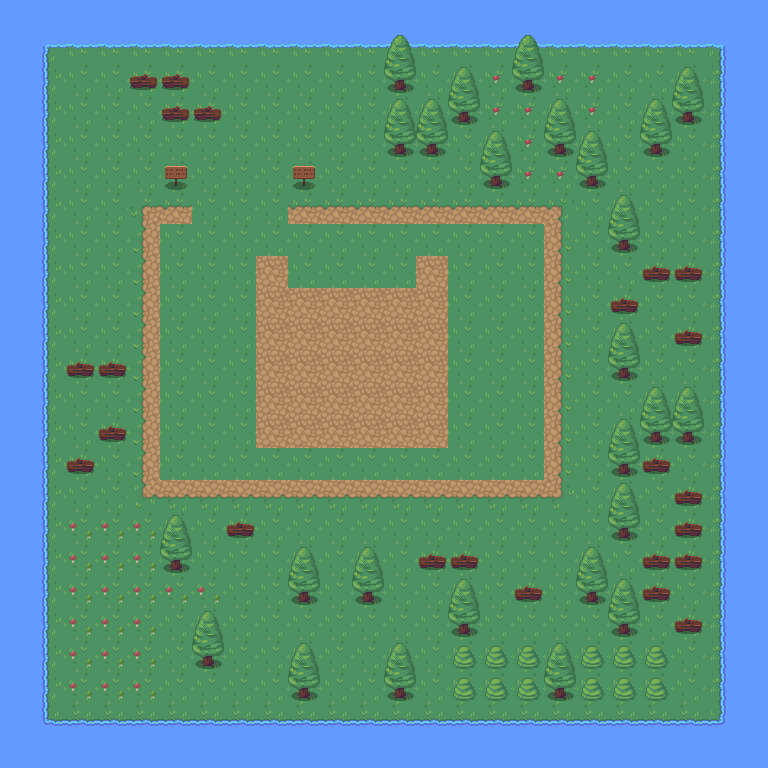

This game map was drawn from its Tiled (.tmx) file and the tilesets committed beside it. A one-line description and the full map source follow:
An orthogonal 24x24 tile map with 32x32 px tiles, 2 tile layers (Tile Layer 1, Tile Layer 2).

<map version="1.8" tiledversion="1.8.0" orientation="orthogonal" renderorder="right-down" width="24" height="24" tilewidth="32" tileheight="32" infinite="0" nextlayerid="4" nextobjectid="1">
 <tileset firstgid="1" source="Rpg Tile Set - Floor.tsx" />
 <layer id="1" name="Tile Layer 1" width="24" height="24">
  <data encoding="csv">
0,0,0,0,0,0,0,0,0,0,0,0,0,0,0,0,0,0,0,0,0,0,0,0,
0,66,67,67,67,67,67,67,67,67,67,67,67,67,67,67,67,67,67,67,67,67,68,0,
0,86,41,41,41,41,41,41,41,41,41,41,41,41,41,41,41,41,41,41,41,41,88,0,
0,86,41,41,41,41,41,41,41,41,41,41,41,41,41,41,41,41,41,41,41,41,88,0,
0,86,41,41,41,41,41,41,41,41,41,41,41,41,41,41,41,41,41,41,41,41,88,0,
0,86,41,41,41,41,41,41,41,41,41,41,41,41,41,41,41,41,41,41,41,41,88,0,
0,86,41,41,41,41,41,41,41,41,41,41,41,41,41,41,41,41,41,41,41,41,88,0,
0,86,41,41,41,41,41,41,41,41,41,41,41,41,41,41,41,41,41,41,41,41,88,0,
0,86,41,41,41,41,41,41,41,41,41,41,41,41,41,41,41,41,41,41,41,41,88,0,
0,86,41,41,41,41,41,41,41,41,41,41,41,41,41,41,41,41,41,41,41,41,88,0,
0,86,41,41,41,41,41,41,41,41,41,41,41,41,41,41,41,41,41,41,41,41,88,0,
0,86,41,41,41,41,41,41,41,41,41,41,41,41,41,41,41,41,41,41,41,41,88,0,
0,86,41,41,41,41,41,41,41,41,41,41,41,41,41,41,41,41,41,41,41,41,88,0,
0,86,41,41,41,41,41,41,41,41,41,41,41,41,41,41,41,41,41,41,41,41,88,0,
0,86,41,41,41,41,41,41,41,41,41,41,41,41,41,41,41,41,41,41,41,41,88,0,
0,86,41,41,41,41,41,41,41,41,41,41,41,41,41,41,41,41,41,41,41,41,88,0,
0,86,41,41,41,41,41,41,41,41,41,41,41,41,41,41,41,41,41,41,41,41,88,0,
0,86,41,41,41,41,41,41,41,41,41,41,41,41,41,41,41,41,41,41,41,41,88,0,
0,86,41,41,41,41,41,41,41,41,41,41,41,41,41,41,41,41,41,41,41,41,88,0,
0,86,41,41,41,41,41,41,41,41,41,41,41,41,41,41,41,41,41,41,41,41,88,0,
0,86,41,41,41,41,41,41,41,41,41,41,41,41,41,41,41,41,41,41,41,41,88,0,
0,86,41,41,41,41,41,41,41,41,41,41,41,41,41,41,41,41,41,41,41,41,88,0,
0,106,107,107,107,107,107,107,107,107,107,107,107,107,107,107,107,107,107,107,107,107,108,0,
0,0,0,0,0,0,0,0,0,0,0,0,0,0,0,0,0,0,0,0,0,0,0,0
</data>
 </layer>
 <layer id="3" name="Tile Layer 2" width="24" height="24">
  <data encoding="csv">
42,42,42,42,42,42,42,42,42,42,42,42,42,42,42,42,42,42,42,42,42,42,42,42,
42,0,0,0,0,0,0,0,0,0,0,0,1,0,0,0,1,0,0,0,0,0,0,42,
42,0,0,0,2147483653,2147483653,0,0,0,0,0,0,21,0,1,4,21,4,4,0,0,1,0,42,
42,0,0,0,0,2147483653,2147483653,0,0,0,0,0,1,1,21,4,4,1,4,0,1,21,0,42,
42,0,0,0,0,0,0,0,0,0,0,0,21,21,0,1,4,21,1,0,21,0,0,42,
42,0,0,0,0,3,0,0,0,3,0,0,0,0,0,21,4,4,21,0,0,0,0,42,
42,0,0,0,64,102,41,41,41,102,102,102,102,102,102,102,102,65,0,1,0,0,0,42,
42,0,0,0,83,41,41,41,41,41,41,41,41,41,41,41,41,81,0,21,0,0,0,42,
42,0,0,0,83,41,41,41,147,41,41,41,41,147,41,41,41,81,0,0,5,5,0,42,
42,0,0,0,83,41,41,41,147,147,147,147,147,147,41,41,41,81,0,5,0,0,0,42,
42,0,0,0,83,41,41,41,147,147,147,147,147,147,41,41,41,81,0,1,0,5,0,42,
42,0,5,5,83,41,41,41,147,147,147,147,147,147,41,41,41,81,0,21,0,0,0,42,
42,0,0,0,83,41,41,41,147,147,147,147,147,147,41,41,41,81,0,0,1,1,88,42,
42,0,0,5,83,41,41,41,147,147,147,147,147,147,41,41,41,81,0,1,21,21,88,42,
42,0,5,0,83,41,41,41,41,41,41,41,41,41,41,41,41,81,0,21,5,0,88,42,
42,0,0,0,84,62,62,62,62,62,62,62,62,62,62,62,62,85,0,1,0,5,88,42,
42,0,24,24,24,1,0,5,0,0,0,0,0,0,0,0,0,0,0,21,0,5,88,42,
42,0,24,24,24,21,0,0,0,1,0,1,0,5,5,0,0,0,1,0,5,5,88,42,
42,0,24,24,24,24,24,0,0,21,0,21,0,0,1,0,5,0,21,1,5,0,88,42,
42,0,24,24,24,0,1,0,0,0,0,0,0,0,21,0,0,0,0,21,0,5,88,42,
42,0,24,24,24,0,21,0,0,1,0,0,1,0,22,22,22,1,22,22,22,0,88,42,
42,0,24,24,24,0,0,0,0,21,0,0,21,0,22,22,22,21,22,22,22,0,0,42,
42,0,0,0,0,0,0,0,0,0,0,0,0,0,0,0,0,0,0,0,0,0,0,42,
42,42,42,42,42,42,42,42,42,42,42,42,42,42,42,42,42,42,42,42,42,42,42,42
</data>
 </layer>
</map>
